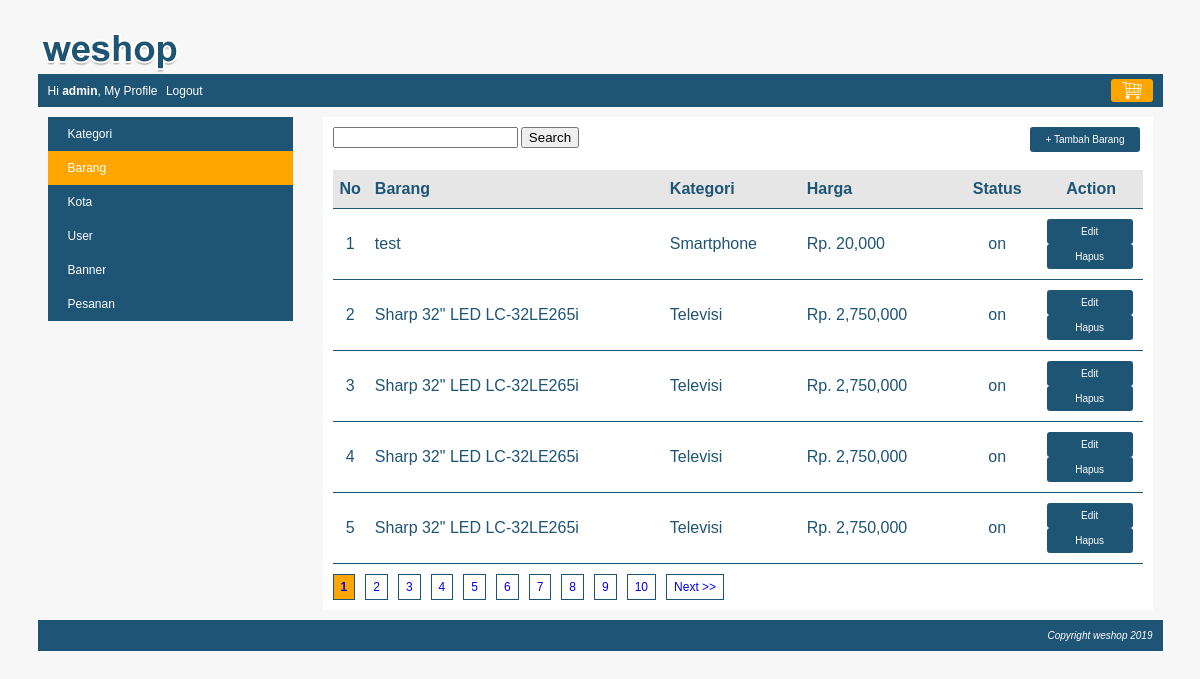
Page /index.php?page=my_profile&module=barang&action=list (signed in) on the committed database.
### tables this page shows
CREATE TABLE `barang` (
  `barang_id` int(10) NOT NULL,
  `kategori_id` int(10) NOT NULL,
  `nama_barang` varchar(250) NOT NULL,
  `spesifikasi` text NOT NULL,
  `gambar` varchar(300) NOT NULL,
  `harga` int(10) NOT NULL,
  `stok` tinyint(1) NOT NULL,
  `status` enum('on','off') NOT NULL
);

CREATE TABLE `kategori` (
  `kategori_id` int(10) NOT NULL,
  `kategori` varchar(150) NOT NULL,
  `status` enum('on','off') NOT NULL
);

### module/barang/list.php (the view, shortened to what this page needs)
<?php
	$search = isset($_GET["search"]) ? $_GET["search"] : false;
	$where = "";
?>
<div id="frame-tambah">
	<div id="left">
		<form action="<?php echo BASE_URL."index.php"; ?>" method="GET">
			<input type="text" name="search" value="<?php echo $search ?>" />
			<input type="submit" value="Search" />
		</form>
	</div>
	<div id="right">
		<a href="<?php echo BASE_URL."index.php?page=my_profile&module=barang&action=form"; ?>" class="tombol-action">+ Tambah Barang</a>
	</div>
</div>
<?php
	$pagination = isset($_GET["pagination"]) ? $_GET["pagination"] : 1;
	$data_per_halaman = 5;
	$mulai_dari = ($pagination-1) * $data_per_halaman;
	$query = mysqli_query($koneksi, "SELECT barang.*, kategori.kategori FROM barang JOIN kategori ON barang.kategori_id=kategori.kategori_id $where ORDER BY nama_barang DESC LIMIT $mulai_dari, $data_per_halaman");
	if(mysqli_num_rows($query) == 0){
		echo "<h3>Saat ini belum ada data Barang</h3>";
	}else{
		echo "<table class='table-list'>";
		echo "<tr class='baris-title'>
				<th class='kolom-nomor'>No</th>
				<th class='kiri'>Barang</th>
				<th class='kiri'>Kategori</th>
				<th class='kiri'>Harga</th>
				<th class='tengah'>Status</th>
				<th class='tengah'>Action</th>
			  </tr>";
		$no =1 + $mulai_dari;
		while($row = mysqli_fetch_assoc($query)){
			echo "<tr>
					<td class='kolom-nomor'>$no</td>
					<td class='kiri'>$row[nama_barang]</td>
					<td class='kiri'>$row[kategori]</td>
					<td class='kiri'>".rupiah($row["harga"])."</td>
					<td class='tengah'>$row[status]</td>
					<td class='tengah'>
						<a class='tombol-action' href='".BASE_URL."index.php?page=my_profile&module=barang&action=form&barang_id=$row[barang_id]'>Edit</a>
						<a class='tombol-action' href='".BASE_URL."module/barang/action.php?button=Delete&barang_id=$row[barang_id]'>Hapus</a>
					</td>
				 </tr>";
		$no++;
		}
		echo "</table>";
	}
?>

### css/style.css (style rules this page uses)
body { font-family:arial; font-size:12px; color:#1e5474; background:#F7F7F7; margin: 0px; }
.table-list { width: 100%; border-collapse: collapse; }
.table-list tr { border-bottom: 1px solid #1e5474; }
.table-list .baris-title { background: #E6E6E6; }
.table-list tr th, .table-list tr td { padding: 10px 7px; }
.kolom-nomor { width: 20px; text-align: center; }
.kiri { text-align: left; }
.tengah { text-align: center; }
#frame-tambah { margin-bottom: 10px; overflow: hidden; }
.tombol-action { background: #1e5474; color: white; padding: 7px 15px; border-radius: 3px; cursor: pointer; text-decoration: none; margin-right: 3px; font-size: 10px; display: block; }
#frame-tambah #left { float: left; }
#frame-tambah #right { float: right; }

### rows in the picture
barang: nama_barang "test", kategori.kategori "Smartphone", harga "Rp. 20,000", status "on"
barang: nama_barang "Sharp 32\" LED LC-32LE265i", kategori.kategori "Televisi", harga "Rp. 2,750,000", status "on"
barang: nama_barang "Sharp 32\" LED LC-32LE265i", kategori.kategori "Televisi", harga "Rp. 2,750,000", status "on"
barang: nama_barang "Sharp 32\" LED LC-32LE265i", kategori.kategori "Televisi", harga "Rp. 2,750,000", status "on"
barang: nama_barang "Sharp 32\" LED LC-32LE265i", kategori.kategori "Televisi", harga "Rp. 2,750,000", status "on"

### other values in the picture
$nama "admin"
